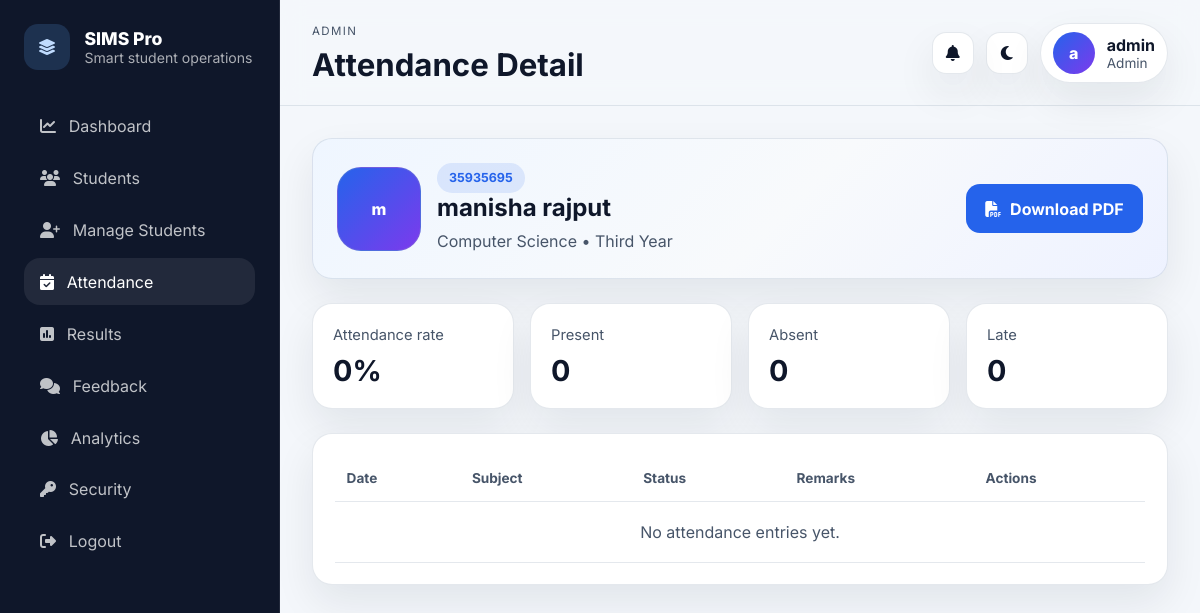
The page /attendance/student/13 (signed in) on the database its author committed.
### tables this page shows
CREATE TABLE students (
                id          INTEGER PRIMARY KEY AUTOINCREMENT,
                student_id  TEXT UNIQUE NOT NULL,
                name        TEXT NOT NULL,
                email       TEXT,
                dob         TEXT,
                gender      TEXT,
                department  TEXT NOT NULL,
                year        TEXT NOT NULL,
                status      TEXT DEFAULT 'Active',
                address     TEXT,
                enroll_date TEXT,
                created_at  TIMESTAMP DEFAULT CURRENT_TIMESTAMP
            , assigned_teacher_id INTEGER, profile_image TEXT);

### app.py (the view)
@app.route("/attendance/student/<int:student_id>")
@login_required
def student_attendance(student_id):
    student = student_or_404(student_id)
    if session.get("role") == "student" and student_id != session.get("student_db_id"):
        abort(403)
    rows = db().execute(
        "SELECT * FROM attendance WHERE student_id=? ORDER BY date DESC, subject ASC",
        (student_id,),
    ).fetchall()
    return render_template("student_attendance.html", student=student, rows=rows, attendance_summary=attendance_summary(student_id))

### app.py (called while the page is built)
def db():
    if "db" not in g:
        g.db = sqlite3.connect(app.config["DATABASE"])
        g.db.row_factory = sqlite3.Row
        g.db.execute("PRAGMA foreign_keys = ON")
    return g.db

def csrf_token():
    if "_csrf_token" not in session:
        session["_csrf_token"] = secrets.token_urlsafe(32)
    return session["_csrf_token"]

@app.before_request
def setup_req():
    session.permanent = True
    if request.method in {"POST", "PUT", "PATCH", "DELETE"}:
        token = request.form.get("csrf_token") or request.headers.get("X-CSRFToken")
        if token != session.get("_csrf_token"):
            abort(400, description="Invalid CSRF token.")

@app.context_processor
def inject_globals():
    return {
        "current_role": session.get("role"),
        "app_name": "SIMS Pro",
        "global_notifications": build_notifications() if session.get("role") else [],
    }

def visible_clause(alias="students"):
    role = session.get("role")
    if role == "admin":
        return "1=1", []
    if role == "teacher":
        return f"{alias}.assigned_teacher_id = ?", [session["user_id"]]
    if role == "student":
        return f"{alias}.id = ?", [session["student_db_id"]]
    return "1=0", []

def student_or_404(student_id):
    where, params = visible_clause("students")
    row = db().execute(
        f"""
        SELECT students.*, users.full_name AS teacher_name
        FROM students
        LEFT JOIN users ON users.id = students.assigned_teacher_id
        WHERE students.id = ? AND {where}
        """,
        [student_id] + params,
    ).fetchone()
    if not row:
        abort(404)
    return row

def attendance_summary(student_id):
    row = db().execute(
        """
        SELECT
            COUNT(*) total,
            SUM(CASE WHEN status='Present' THEN 1 ELSE 0 END) present,
            SUM(CASE WHEN status='Absent' THEN 1 ELSE 0 END) absent,
            SUM(CASE WHEN status='Late' THEN 1 ELSE 0 END) late
        FROM attendance
        WHERE student_id=?
        """,
        (student_id,),
    ).fetchone()
    total = row["total"] or 0
    present = row["present"] or 0
    rate = round((present / total) * 100, 1) if total else 0
    return {
        "total": total,
        "present": present,
        "absent": row["absent"] or 0,
        "late": row["late"] or 0,
        "rate": rate,
    }

### templates/student_attendance.html (shortened to what this page needs)
{% extends "base.html" %}
{% block page_heading %}Attendance Detail{% endblock %}
{% block content %}
<section class="profile-hero"><div class="profile-summary"><div class="profile-image profile-image--fallback">{{ student.name[0] }}</div><div><span class="badge">{{ student.student_id }}</span><h2>{{ student.name }}</h2><p>{{ student.department }} • {{ student.year }}</p></div></div><div class="hero-actions"><a class="btn btn-primary" href="{{ url_for('attendance_pdf', student_id=student.id) }}"><i class="fa-solid fa-file-pdf"></i><span>Download PDF</span></a></div></section>
<section class="stat-grid"><article class="stat-card"><span>Attendance rate</span><strong>{{ attendance_summary.rate }}%</strong></article><article class="stat-card"><span>Present</span><strong>{{ attendance_summary.present }}</strong></article><article class="stat-card"><span>Absent</span><strong>{{ attendance_summary.absent }}</strong></article><article class="stat-card"><span>Late</span><strong>{{ attendance_summary.late }}</strong></article></section>
<section class="panel"><div class="table-wrap"><table class="data-table"><thead><tr><th>Date</th><th>Subject</th><th>Status</th><th>Remarks</th>{% if current_role in ['admin','teacher'] %}<th>Actions</th>{% endif %}</tr></thead><tbody>{% for row in rows %}<tr><td>{{ row.date }}</td><td>{{ row.subject }}</td><td>{{ row.status }}</td><td>{{ row.remarks or '-' }}</td>{% if current_role in ['admin','teacher'] %}<td><form method="post" action="{{ url_for('delete_attendance', attendance_id=row.id) }}" onsubmit="return confirm('Delete this attendance entry?');"><input type="hidden" name="csrf_token" value="{{ csrf_token() }}"><button class="icon-btn" type="submit"><i class="fa-solid fa-trash"></i></button></form></td>{% endif %}</tr>{% else %}<tr><td colspan="5" class="empty">No attendance entries yet.</td></tr>{% endfor %}</tbody></table></div></section>
{% endblock %}

### static/style.css (style rules this page uses)
:root { --bg: #f4f7fb; --bg-elevated: #ffffff; --bg-accent: linear-gradient(135deg, #eff6ff, #f8fafc 55%, #eef2ff); --text: #0f172a; --text-soft: #475569; --border: rgba(148, 163, 184, 0.25); --primary: #2563eb; --primary-strong: #1d4ed8; --primary-soft: rgba(37, 99, 235, 0.12); --success: #059669; --danger: #dc2626; --warning: #d97706; --shadow: 0 18px 40px rgba(15, 23, 42, 0.08); --radius: 20px; --sidebar-width: 280px; }
* { box-sizing: border-box; }
body { margin: 0; font-family: 'Inter', sans-serif; background: var(--bg); color: var(--text); }
a { color: inherit; text-decoration: none; }
p { margin: 0; color: var(--text-soft); line-height: 1.6; }
.badge { display: inline-flex; align-items: center; gap: 0.4rem; padding: 0.45rem 0.75rem; border-radius: 999px; background: var(--primary-soft); color: var(--primary); font-size: 0.78rem; font-weight: 700; }
.user-pill__avatar, .profile-image--fallback { width: 42px; height: 42px; border-radius: 50%; display: grid; place-items: center; background: linear-gradient(135deg, var(--primary), #7c3aed); color: white; font-weight: 800; }
.panel, .hero-card, .profile-hero, .auth-panel, .stat-card, .notice, .flash { background: var(--bg-elevated); border: 1px solid var(--border); border-radius: var(--radius); box-shadow: var(--shadow); }
.hero-card, .profile-hero { padding: 1.5rem; display: flex; justify-content: space-between; gap: 1rem; align-items: center; background: var(--bg-accent); }
.hero-card h2, .profile-hero h2, .panel h3, .auth-panel h2 { margin: 0 0 0.45rem; }
.hero-actions, .form-actions { display: flex; gap: 0.75rem; flex-wrap: wrap; }
.stat-grid { display: grid; grid-template-columns: repeat(4, minmax(0, 1fr)); gap: 1rem; }
.stat-card { padding: 1.25rem; }
.stat-card span { color: var(--text-soft); font-size: 0.92rem; }
.stat-card strong { display: block; margin-top: 0.55rem; font-size: 1.8rem; }
.panel { padding: 1.35rem; }
.table-wrap { overflow: auto; }
.data-table { width: 100%; border-collapse: collapse; min-width: 760px; }
.data-table th, .data-table td { padding: 0.9rem 0.75rem; border-bottom: 1px solid var(--border); vertical-align: top; }
.data-table th { text-align: left; color: var(--text-soft); font-size: 0.85rem; font-weight: 700; }
.empty { text-align: center; color: var(--text-soft); padding: 1.25rem !important; }
.btn { display: inline-flex; align-items: center; gap: 0.55rem; justify-content: center; padding: 0.85rem 1.15rem; border-radius: 14px; border: 1px solid transparent; font-weight: 700; }
.btn-primary { background: var(--primary); color: white; }
.profile-summary { display: flex; align-items: center; gap: 1rem; }
.profile-image { width: 84px; height: 84px; border-radius: 24px; object-fit: cover; border: 1px solid var(--border); }

### rows shown on the page
students: name "m", student_id "35935695", name "manisha rajput", department "Computer Science", year "Third Year"

### other values the page prints
{{ app_name }} "SIMS Pro"
{{ current_role|title }} "ADMIN"
{{ (session.get('display_name') or 'U')[0] }} "a"
{{ session.get('display_name') }} "admin"
{{ current_role|title }} "Admin"
{{ attendance_summary.rate }} "0"
{{ attendance_summary.present }} "0"
{{ attendance_summary.absent }} "0"
{{ attendance_summary.late }} "0"
